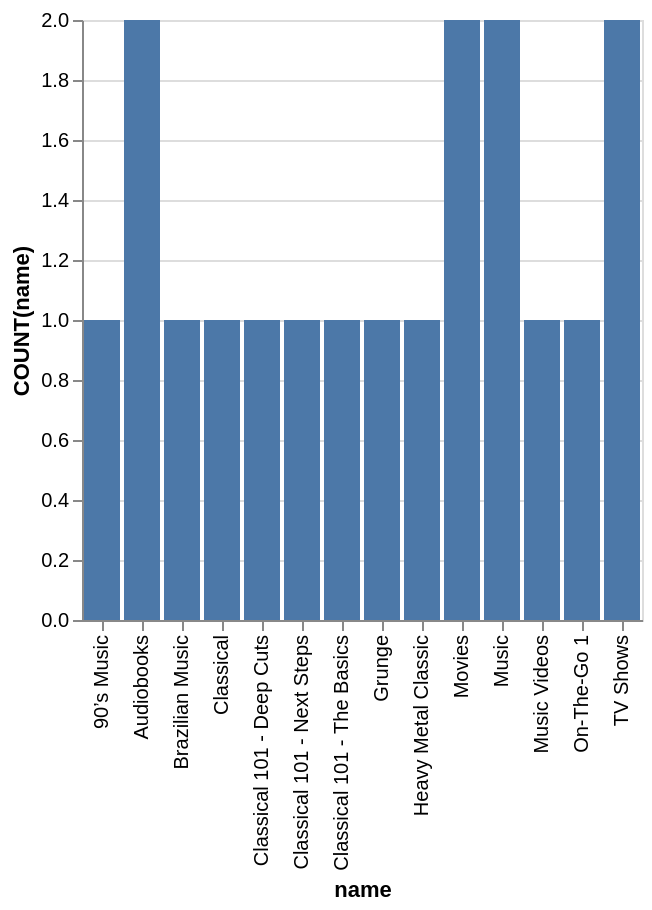

Write the Vega-Lite specification saved for this chart.
### Vega-Lite specification from a JSON file in a GitHub repository (floating-point values rounded to 4 significant figures)
{"data": {"values": [{"x_data": "90’s Music", "y_data": 1}, {"x_data": "Audiobooks", "y_data": 2}, {"x_data": "Brazilian Music", "y_data": 1}, {"x_data": "Classical", "y_data": 1}, {"x_data": "Classical 101 - Deep Cuts", "y_data": 1}, {"x_data": "Classical 101 - Next Steps", "y_data": 1}, {"x_data": "Classical 101 - The Basics", "y_data": 1}, {"x_data": "Grunge", "y_data": 1}, {"x_data": "Heavy Metal Classic", "y_data": 1}, {"x_data": "Movies", "y_data": 2}, {"x_data": "Music", "y_data": 2}, {"x_data": "Music Videos", "y_data": 1}, {"x_data": "On-The-Go 1", "y_data": 1}, {"x_data": "TV Shows", "y_data": 2}]}, "mark": "bar", "encoding": {"x": {"field": "x_data", "type": "nominal", "title": "name", "sort": "ascending"}, "y": {"field": "y_data", "type": "quantitative", "title": "COUNT(name)"}}}
